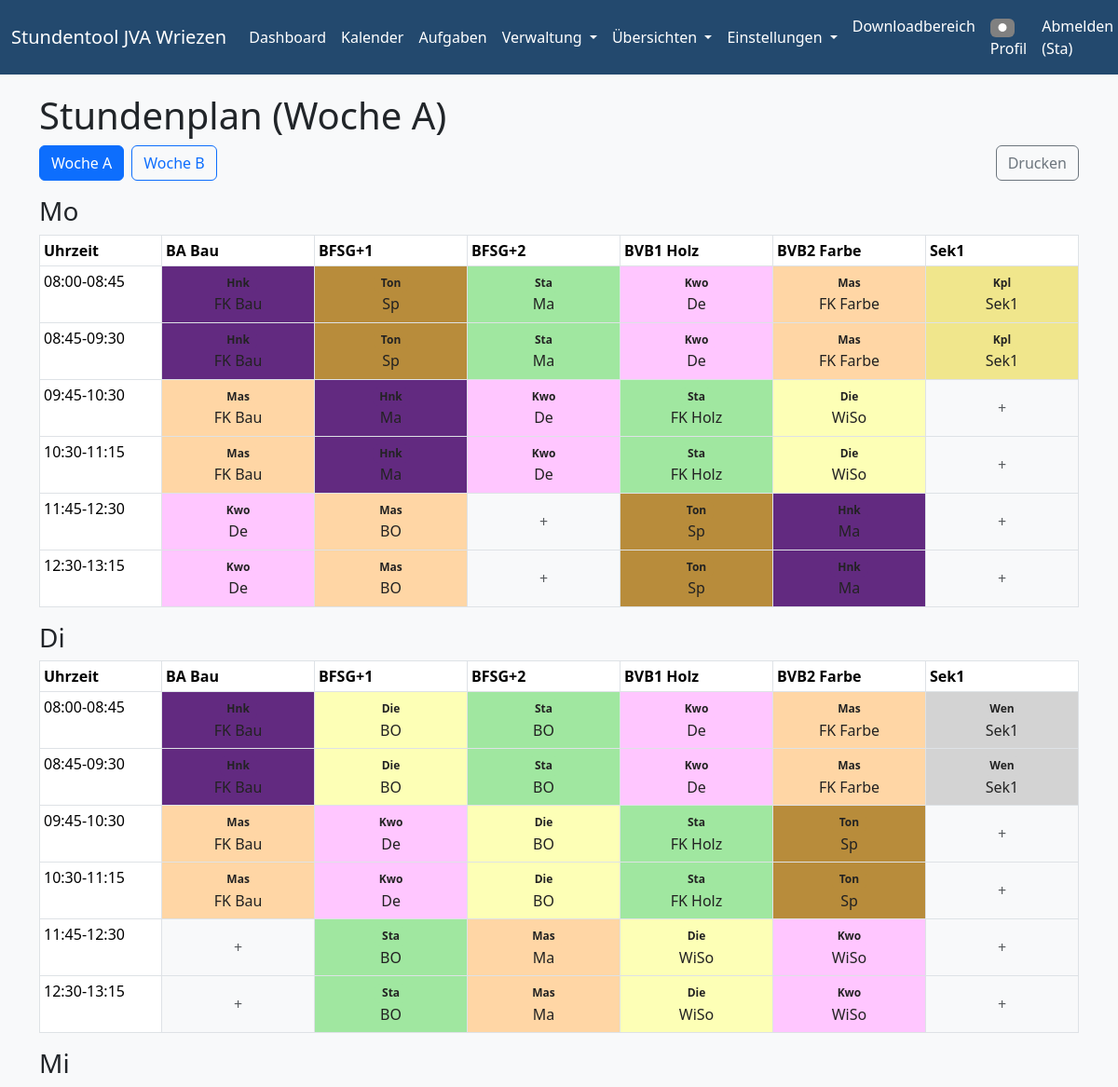
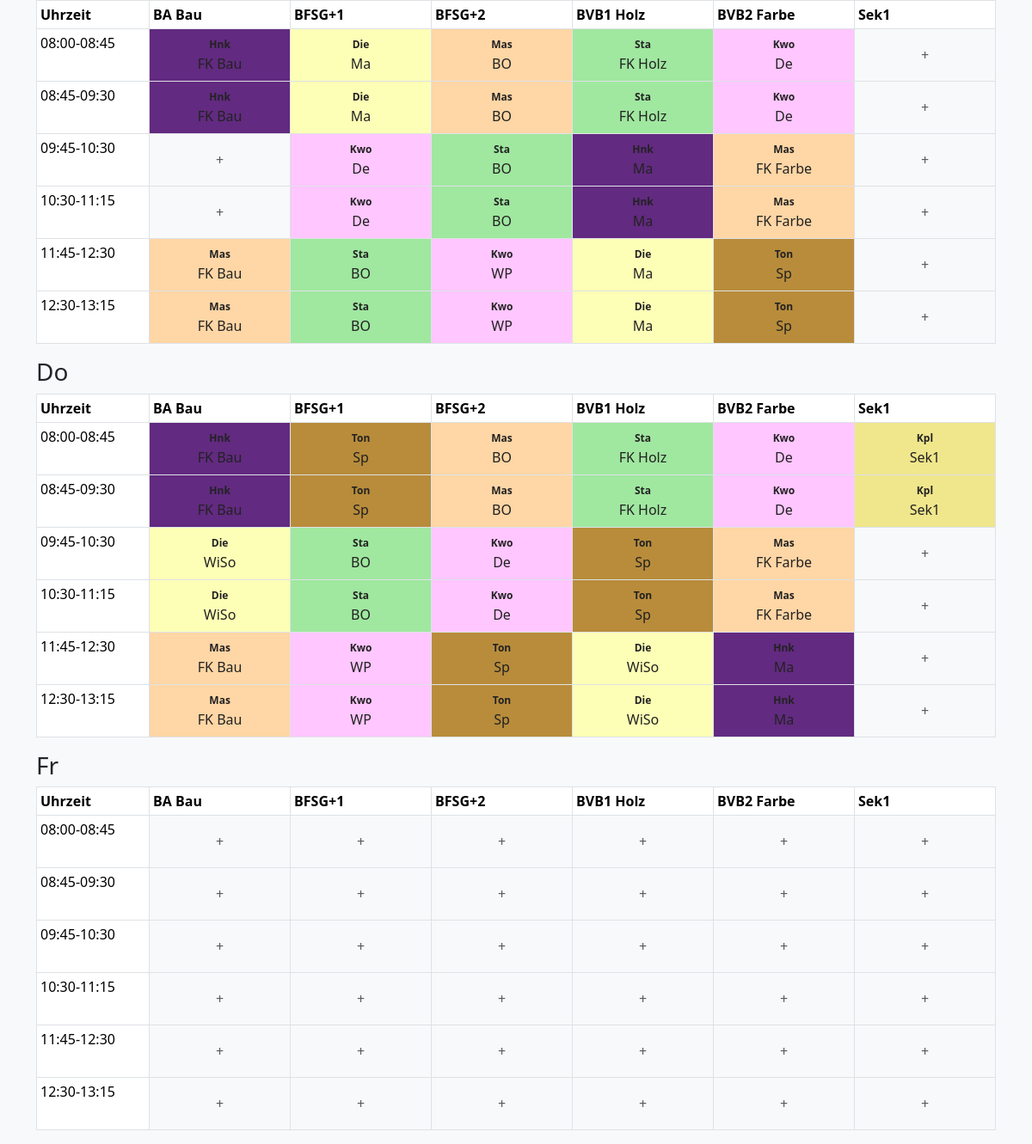
Screenshot of / (signed in) with the database file from the repository (2 pictures, top to bottom).
### models.py (models this page shows, shortened)
class User(db.Model, UserMixin):
    id = db.Column(db.Integer, primary_key=True)
    username = db.Column(db.String(20), unique=True, nullable=False) # Used for login
    email = db.Column(db.String(120), unique=True, nullable=False) # Keep email for contact/recovery
    password = db.Column(db.String(60), nullable=False)
    role = db.Column(db.String(20), default='Benutzer', nullable=False) # New role column
    farbe = db.Column(db.String(7), default='#808080') # Hex color

class Klasse(db.Model):
    id = db.Column(db.Integer, primary_key=True)
    name = db.Column(db.String(100), unique=True, nullable=False)
    max_stunden_klasse = db.Column(db.Integer, default=6)
    woche = db.Column(db.String(2), default='AB') # A, B, AB
    arbeitstage = db.Column(db.JSON, default=lambda: ["Mo", "Di", "Mi", "Do", "Fr"])
    angebote_stunden = db.Column(db.JSON, default=list)

class Lehrer(db.Model):
    __tablename__ = 'lehrer'
    id = db.Column(db.Integer, primary_key=True)
    name = db.Column(db.String(64), unique=True, nullable=False)
    stunden_gesamt_soll_input = db.Column(db.String(10), default='26')
    stunden_a_input = db.Column(db.String(10), default='')
    stunden_b_input = db.Column(db.String(10), default='')
    stunden_a = db.Column(db.Integer, default=0)
    stunden_b = db.Column(db.Integer, default=0)
    farbe = db.Column(db.String(7), default='#808080') # Hex color
    tage = db.Column(db.JSON, default=lambda: ["Mo", "Di", "Mi", "Do", "Fr"])
    max_stunden_pro_tag = db.Column(db.JSON, default=lambda: {}) # Speichert {Tag: {WocheA: X, WocheB: Y}}
    abwesend_an_tagen = db.Column(db.JSON, default=list)
    angebote = db.relationship('Angebot', secondary=lehrer_angebot_association, backref='lehrer')
    hauptangebot_id = db.Column(db.Integer, db.ForeignKey('angebot.id'), nullable=True)
    hauptangebot = db.relationship('Angebot', foreign_keys=[hauptangebot_id])
    einsatz_klassen = db.Column(db.Text, default="[]")  # PATCH: als JSON-String speichern, falls kein PickleType/JSON verfügbar

class Angebot(db.Model):
    id = db.Column(db.Integer, primary_key=True)
    name = db.Column(db.String(100), unique=True, nullable=False)
    block_groesse = db.Column(db.Integer, default=2, nullable=False) # 1 für Einzelstunde, 2 für Doppelstunde
    nur_ein_doppelblock_pro_tag = db.Column(db.Boolean, default=False, nullable=False)

### app.py (the view)
@app.route("/")
@login_required
@role_required([ROLE_ADMIN, ROLE_PLANER, ROLE_BENUTZER])
def stundenplan_anzeigen():
    vorhandener_vertretungsplan = Vertretungsplan.query.first()
    is_vertretungsplan = bool(vorhandener_vertretungsplan)
    woche = request.args.get('woche', 'A')
    title_woche_info = f" (Woche {woche})"
    plan_eintraege = StundenplanEintrag.query.filter_by(woche=woche).all()
    klassen_reihenfolge_a_str = get_setting('klassen_reihenfolge_a', '')
    klassen_reihenfolge_b_str = get_setting('klassen_reihenfolge_b', '')
    alle_klassen_map = {k.name: k for k in Klasse.query.all()}
    if woche == 'A':
        geordnete_klassen = [alle_klassen_map[name] for name in klassen_reihenfolge_a_str.split(',') if name in alle_klassen_map]
    else:
        geordnete_klassen = [alle_klassen_map[name] for name in klassen_reihenfolge_b_str.split(',') if name in alle_klassen_map]
    zeiten_text = get_setting('zeiten_text', '08:00-08:45\n08:45-09:30\n09:30-09:45 Pause\n09:45-10:30\n10:30-11:15\n11:15-11:45 Pause\n11:45-12:30\n12:30-13:15')
    zeit_slots = parse_zeiten(zeiten_text)
    num_slots = len(zeit_slots)
    plan_data_per_tag = defaultdict(lambda: defaultdict(dict))
    for eintrag in plan_eintraege:
        if not all([eintrag.angebot, eintrag.lehrer1, eintrag.klasse]):
            continue
        eintrag_dict = {
            'angebot': {'id': eintrag.angebot.id, 'name': eintrag.angebot.name},
            'lehrer1': {'id': eintrag.lehrer1.id, 'name': eintrag.lehrer1.name, 'farbe': eintrag.lehrer1.farbe},
            'lehrer2': {'id': eintrag.lehrer2.id, 'name': eintrag.lehrer2.name, 'farbe': eintrag.lehrer2.farbe} if eintrag.lehrer2 else None
        }
        if eintrag.slot < num_slots:
            plan_data_per_tag[eintrag.tag][eintrag.slot][eintrag.klasse.name] = eintrag_dict
    title = f"Stundenplan{title_woche_info}"
    alle_lehrer = db.session.query(Lehrer).all()
    return render_template(
        'stundenplan.html',
        title=title,
        geordnete_klassen=geordnete_klassen,
        plan_data_per_tag=plan_data_per_tag,
        zeit_slots=zeit_slots,
        tage_der_woche=TAGE_DER_WOCHE,
        woche=woche,
        alle_lehrer=alle_lehrer,
        is_vertretungsplan=is_vertretungsplan, # Flag wird weiterhin übergeben
        aktiver_vertretungsplan=vorhandener_vertretungsplan # Plan-Objekt wird übergeben
    )

### app.py (called while the page is built)
def role_required(allowed_roles):
    def decorator(f):
        @wraps(f)
        def decorated_function(*args, **kwargs):
            if not current_user.is_authenticated:
                return login_manager.unauthorized() # Redirect to login page
            if current_user.role not in allowed_roles:
                flash('Sie haben keine Berechtigung, auf diese Seite zuzugreifen.', 'danger')
                abort(403) # Forbidden
            return f(*args, **kwargs)
        return decorated_function
    return decorator

@login_manager.user_loader
def load_user(user_id):
    return User.query.get(int(user_id))

def parse_zeiten(text):
    zeiten = []
    for line in text.strip().split('\n'):
        line = line.strip()
        if "Pause" in line.lower():
            zeiten.append({"typ": "pause", "text": line})
        elif '-' in line:
            zeiten.append({"typ": "stunde", "text": line})
    return zeiten

def get_setting(key, default=''):
    setting = Einstellung.query.filter_by(key=key).first()
    return setting.value if setting else default

### templates/stundenplan.html (shortened to what this page needs)
{% macro text_color(bg) -%}
  {%- set dark_colors = ['#1f77b4', '#2ca02c', '#d62728', '#9467bd', '#8c564b', '#e377c2', '#7f7f7f', '#bcbd22', '#17becf', '#6c757d', '#3788d8'] %}
  {%- if bg and (bg|lower in dark_colors or bg|lower in ['#000', '#000000']) %}
    color: #fff;
  {%- else %}
    color: #222;
  {%- endif %}
{%- endmacro %}
{% extends "base.html" %}
{% block content %}
<h1>{{ title }}</h1>
<div class="mb-3 d-flex align-items-center">
  <a href="{{ url_for('stundenplan_anzeigen', woche='A') }}" class="btn btn-outline-primary {% if woche == 'A' %}active{% endif %} me-2">Woche A</a>
  <a href="{{ url_for('stundenplan_anzeigen', woche='B') }}" class="btn btn-outline-primary {% if woche == 'B' %}active{% endif %}">Woche B</a>
  <button type="button" class="btn btn-outline-secondary ms-auto" onclick="window.print()">Drucken</button>
</div>
<div class="stundenplan-tables">
  {% for tag in tage_der_woche %}
  <div class="druck-seite">
    <h3>{{ tag }}</h3>
    <div class="table-responsive">
      <table class="table table-bordered table-sm">
        <thead>
          <tr>
            <th>Uhrzeit</th>
            {% for klasse in geordnete_klassen %}
              <th>{{ klasse.name }}</th>
            {% endfor %}
          </tr>
        </thead>
        <tbody>
          {% for slot in zeit_slots %}
            {% set slot_idx = loop.index0 %}
            <tr>
              <td>
                {{ slot.text }}
              </td>
              {% for klasse in geordnete_klassen %}
                {% set tag_data = plan_data_per_tag[tag] if plan_data_per_tag[tag] is defined else None %}
                {% set slot_data = tag_data[slot_idx] if tag_data and (slot_idx in tag_data) else None %}
                {% set eintrag = slot_data[klasse.name] if slot_data and (klasse.name in slot_data) else None %}
                {% set lehrer1farbe = eintrag.lehrer1.farbe if eintrag and eintrag.lehrer1 and eintrag.lehrer1.farbe else None %}
                {% if not lehrer1farbe and eintrag and eintrag.lehrer1 %}
                  {% set l1 = (alle_lehrer | selectattr('id', 'equalto', eintrag.lehrer1.id) | list | first) %}
                  {% if l1 and l1.farbe %}{% set lehrer1farbe = l1.farbe %}{% endif %}
                {% endif %}
                {% set lehrer2farbe = None %}
                {% if eintrag and eintrag.lehrer2 %}
                  {% set l2 = (alle_lehrer | selectattr('id', 'equalto', eintrag.lehrer2.id) | list | first) %}
                  {% if l2 and l2.farbe %}{% set lehrer2farbe = l2.farbe %}{% elif eintrag.lehrer2.farbe %}{% set lehrer2farbe = eintrag.lehrer2.farbe %}{% endif %}
                {% endif %}
                <td class="plan-cell"
                    style="background: none; min-width: 120px; max-width: 160px; padding: 0; vertical-align: middle; text-align: center;">
                  {% if eintrag and eintrag.lehrer1 and eintrag.lehrer2 %}
                    <div style="position: relative; width: 100%; height: 60px; min-height: 60px; max-height: 80px; overflow: hidden;">
                      <svg width="100%" height="100%" viewBox="0 0 100 60" preserveAspectRatio="none" style="position:absolute;top:0;left:0;width:100%;height:100%;z-index:1;">
                        <rect x="0" y="0" width="50" height="60" fill="{{ lehrer1farbe or '#cccccc' }}" />
                        <rect x="50" y="0" width="50" height="60" fill="{{ lehrer2farbe or '#cccccc' }}" />
                      </svg>
                      <div style="position: absolute; top: 0; left: 0; width: 100%; height: 100%; z-index: 2; display: flex; flex-direction: column; justify-content: center; align-items: stretch;">
                        <div style="display: flex; flex-direction: row; width: 100%;">
                          <div style="width: 50%; display: flex; justify-content: flex-start; align-items: center; padding-left: 2px;">
                            <span class="badge" style="background:{{ lehrer1farbe or '#cccccc' }};{{ text_color(lehrer1farbe or '#cccccc') }}">{{ eintrag.lehrer1.name }}</span>
                          </div>
                          <div style="width: 50%; display: flex; justify-content: flex-end; align-items: center; padding-right: 2px;">
                            <span class="badge" style="background:{{ lehrer2farbe or '#cccccc' }};{{ text_color(lehrer2farbe or '#cccccc') }}">{{ eintrag.lehrer2.name }}</span>
                          </div>
                        </div>
                        <div style="width: 100%; text-align: center; margin-top: 2px;">
                          <span style="background: rgba(255,255,255,0.7); padding: 0 2px; border-radius: 2px; font-size: 0.95em; {{ text_color(eintrag.lehrer1.farbe) }}">{{ eintrag.angebot.name }}</span>
                        </div>
                      </div>
                    </div>
                  {% elif eintrag and eintrag.lehrer1 %}
                    <div style="background: {{ eintrag.lehrer1.farbe }}; {{ text_color(eintrag.lehrer1.farbe) }}; padding: 2px; min-height: 60px; max-height: 80px; display: flex; flex-direction: column; justify-content: center; align-items: center;">
                      <span class="badge" style="background:{{ eintrag.lehrer1.farbe }};{{ text_color(eintrag.lehrer1.farbe) }}">{{ eintrag.lehrer1.name }}</span>
                      <span style="{{ text_color(eintrag.lehrer1.farbe) }}">{{ eintrag.angebot.name }}</span>
                    </div>
                  {% else %}
                    <div style="min-height: 60px; max-height: 80px; display: flex; align-items: center; justify-content: center;">
                      <span class="text-muted">+</span>
                    </div>
                  {% endif %}
                </td>
              {% endfor %}
            </tr>
          {% endfor %}
        </tbody>
      </table>
    </div>
  </div>
  {% endfor %}
</div>
{% endblock %}

### templates/base.html (shortened to what this page needs)
<!DOCTYPE html>
<html lang="de">
<head>
    <link href="https://cdn.jsdelivr.net/npm/bootstrap@5.3.3/dist/css/bootstrap.min.css" rel="stylesheet">
    <link rel="stylesheet" href="https://cdnjs.cloudflare.com/ajax/libs/font-awesome/6.4.0/css/all.min.css">
</head>
<body>
    <nav class="navbar navbar-expand-lg navbar-custom">
        <div class="container-fluid">
            <a class="navbar-brand" href="{{ url_for('stundenplan_anzeigen') }}">Stundentool JVA Wriezen</a>
            <div class="collapse navbar-collapse" id="navbarNav">
                <ul class="navbar-nav me-auto mb-2 mb-lg-0">
                    <li class="nav-item">
                        <a class="nav-link" href="{{ url_for('stundenplan_anzeigen') }}">Dashboard</a>
                    </li>
                    <li class="nav-item">
                        <a class="nav-link" href="{{ url_for('kalender') }}">Kalender</a>
                    </li>
                    {% if current_user.is_authenticated %}
                    <li class="nav-item">
                        <a class="nav-link" href="{{ url_for('kanban_board') }}">Aufgaben</a>
                    </li>
                    {% endif %}
                    {% if current_user.is_authenticated and (current_user.role == 'Admin' or current_user.role == 'Planer') %}
                    <li class="nav-item dropdown">
                        <a class="nav-link dropdown-toggle" href="#" id="navbarDropdownVerwaltung" role="button" data-bs-toggle="dropdown" aria-expanded="false">
                            Verwaltung
                        </a>
                    </li>
                    {% endif %}
                    {% if current_user.is_authenticated and (current_user.role == 'Admin' or current_user.role == 'Planer') %}
                    <li class="nav-item dropdown">
                        <a class="nav-link dropdown-toggle" href="#" id="navbarDropdownUebersichten" role="button" data-bs-toggle="dropdown" aria-expanded="false">
                            Übersichten
                        </a>
                    </li>
                    {% endif %}
                    {% if current_user.is_authenticated and current_user.role == 'Admin' %}
                    <li class="nav-item dropdown">
                        <a class="nav-link dropdown-toggle" href="#" id="navbarDropdownEinstellungen" role="button" data-bs-toggle="dropdown" aria-expanded="false">
                            Einstellungen
                        </a>
                    </li>
                    {% endif %}
                </ul>
                <ul class="navbar-nav ms-auto mb-2 mb-lg-0">
                    {% if current_user.is_authenticated %}
                        <li class="nav-item">
                            <a class="nav-link" href="{{ url_for('downloads') }}">Downloadbereich</a>
                        </li>
                        <li class="nav-item">
                            <a class="nav-link" href="{{ url_for('profil') }}">
                                <span class="badge" style="background:{{ current_user.farbe }};color:#fff;">&#9679;</span>
                                Profil
                            </a>
                        </li>
                        <li class="nav-item">
                            <a class="nav-link" href="{{ url_for('logout') }}">Abmelden ({{ current_user.username }})</a>
                        </li>
                    {% else %}
                        <li class="nav-item"><a class="nav-link" href="{{ url_for('login') }}">Anmelden</a></li>
                    {% endif %}
                </ul>
            </div>
        </div>
    </nav>
    <div class="container">
        {% block content %}{% endblock %}
    </div>
</body>
</html>

### templates/base.html (style rules this page uses)
body { background-color: #f8f9fa; }
.container { margin-top: 20px; }
.navbar-custom { background-color: #23496e !important; }
.navbar-custom .navbar-nav .nav-link, .navbar-custom .navbar-brand, .navbar-custom .navbar-nav .dropdown-toggle { color: #fff !important; transition: color 0.2s, background 0.2s, box-shadow 0.2s; }

### rows the page displays
User: username "Sta"
Klasse: name "BA Bau"
Klasse: name "BFSG+1"
Klasse: name "BFSG+2"
Klasse: name "BVB1 Holz"
Klasse: name "BVB2 Farbe"
Klasse: name "Sek1"
Lehrer: lehrer1.name "Hnk"
Angebot: angebot.name "FK Bau"
Lehrer: lehrer1.name "Ton"
Angebot: angebot.name "Sp"
Lehrer: lehrer1.name "Sta"
Angebot: angebot.name "Ma"
Lehrer: lehrer1.name "Kwo"
Angebot: angebot.name "De"
Lehrer: lehrer1.name "Mas"
Angebot: angebot.name "FK Farbe"
Lehrer: lehrer1.name "Kpl"
Angebot: angebot.name "Sek1"
Angebot: angebot.name "FK Holz"
Lehrer: lehrer1.name "Die"
Angebot: angebot.name "WiSo"
Angebot: angebot.name "BO"
Lehrer: lehrer1.name "Wen"
Angebot: angebot.name "WP"

### other values shown
{{ title }} "Stundenplan (Woche A)"
{{ tag }} "Mo" "Di" "Mi" "Do" "Fr"
{{ slot.text }} "08:00-08:45" "08:45-09:30" "09:45-10:30" "10:30-11:15" "11:45-12:30" "12:30-13:15" "08:00-08:45" "08:45-09:30" "09:45-10:30" "10:30-11:15" "11:45-12:30" "12:30-13:15" "08:00-08:45" "08:45-09:30" "09:45-10:30" "10:30-11:15" "11:45-12:30" "12:30-13:15" "08:00-08:45" "08:45-09:30" "09:45-10:30" "10:30-11:15" "11:45-12:30" "12:30-13:15" "08:00-08:45" "08:45-09:30" "09:45-10:30" "10:30-11:15" "11:45-12:30" "12:30-13:15"
